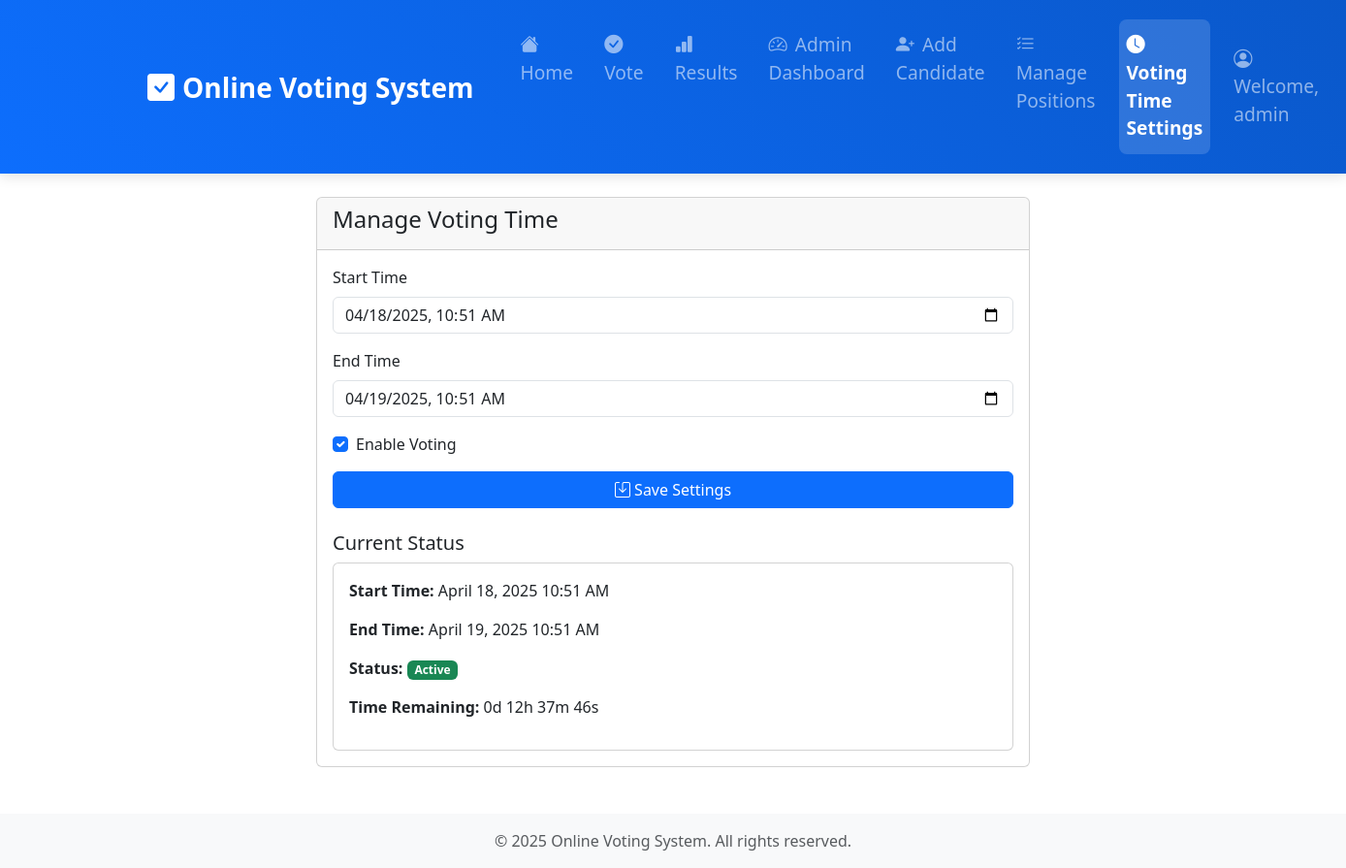
Page /admin/voting_time.php (signed in) on the committed database.
### tables this page shows
CREATE TABLE IF NOT EXISTS voting_settings (
    id INT PRIMARY KEY AUTO_INCREMENT,
    start_time DATETIME NOT NULL,
    end_time DATETIME NOT NULL,
    is_active BOOLEAN DEFAULT TRUE,
    created_at TIMESTAMP DEFAULT CURRENT_TIMESTAMP,
    updated_at TIMESTAMP DEFAULT CURRENT_TIMESTAMP ON UPDATE CURRENT_TIMESTAMP
);

### admin/voting_time.php (the view, shortened to what this page needs)
<?php
require_once '../includes/header.php';
$conn = getDBConnection();
$settings = $conn->query("SELECT * FROM voting_settings ORDER BY id DESC LIMIT 1")->fetch_assoc();
?>
<div class="container">
    <div class="row justify-content-center">
        <div class="col-md-8">
            <div class="card">
                <div class="card-header">
                    <h4>Manage Voting Time</h4>
                </div>
                <div class="card-body">
                    <form method="POST" action="">
                        <div class="mb-3">
                            <label for="start_time" class="form-label">Start Time</label>
                            <input type="datetime-local" class="form-control" id="start_time" name="start_time"
                                   value="<?php echo date('Y-m-d\TH:i', strtotime($settings['start_time'])); ?>" required>
                        </div>
                        <div class="mb-3">
                            <label for="end_time" class="form-label">End Time</label>
                            <input type="datetime-local" class="form-control" id="end_time" name="end_time"
                                   value="<?php echo date('Y-m-d\TH:i', strtotime($settings['end_time'])); ?>" required>
                        </div>
                        <div class="mb-3 form-check">
                            <input type="checkbox" class="form-check-input" id="is_active" name="is_active"
                                   <?php echo $settings['is_active'] ? 'checked' : ''; ?>>
                            <label class="form-check-label" for="is_active">Enable Voting</label>
                        </div>
                        <div class="d-grid gap-2">
                            <button type="submit" class="btn btn-primary">
                                <i class="bi bi-save"></i> Save Settings
                            </button>
                        </div>
                    </form>
                    <div class="mt-4">
                        <h5>Current Status</h5>
                        <div class="card">
                            <div class="card-body">
                                <p><strong>Start Time:</strong> <?php echo date('F j, Y g:i A', strtotime($settings['start_time'])); ?></p>
                                <p><strong>End Time:</strong> <?php echo date('F j, Y g:i A', strtotime($settings['end_time'])); ?></p>
                                <p><strong>Status:</strong>
                                    <span class="badge <?php echo $settings['is_active'] ? 'bg-success' : 'bg-danger'; ?>">
                                        <?php echo $settings['is_active'] ? 'Active' : 'Inactive'; ?>
                                    </span>
                                </p>
                                <p><strong>Time Remaining:</strong>
                                    <span id="timeRemaining"></span>
                                </p>
                            </div>
                        </div>
                    </div>
                </div>
            </div>
        </div>
    </div>
</div>
<?php require_once '../includes/footer.php'; ?>

### assets/css/style.css (style rules this page uses)
body { min-height: 100vh; display: flex; flex-direction: column; }

### rows in the picture
voting_settings: start_time "04/18/2025 10:51", end_time "04/19/2025 10:51", is_active "☑", start_time "April 18, 2025 10:51 AM", end_time "April 19, 2025 10:51 AM"

### other values in the picture
SITE_NAME "Online Voting System"
$_SESSION['username'] "admin"
